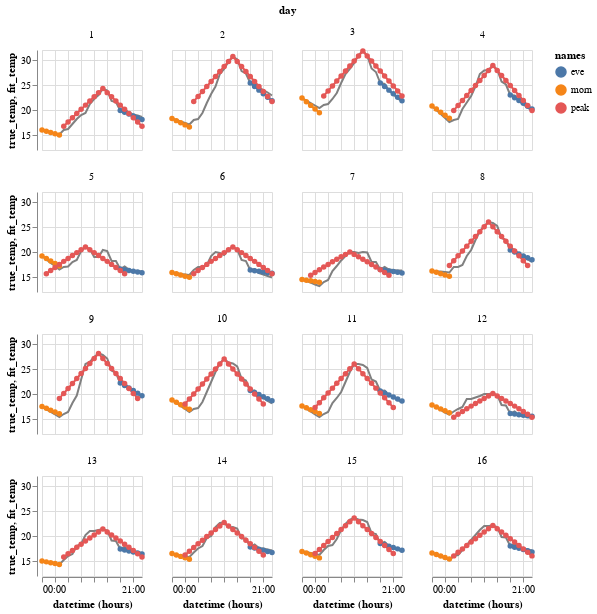

Write notebook code for a chart like this one.
### Code cell
plot_day_profile(profile)

### Figure 1 — Vega-Lite specification as saved in the notebook (floating-point values rounded to 4 significant figures; data arrays with more than 128 entries replaced by an {"elided": "..."} marker saying what was removed)
{"config": {"view": {"continuousWidth": 300, "continuousHeight": 300}}, "data": {"name": "data-b968374e8829b6fe5bcc4610ae571861"}, "facet": {"field": "day", "type": "quantitative"}, "spec": {"layer": [{"mark": {"type": "line"}, "encoding": {"color": {"value": "grey"}, "x": {"field": "datetime", "timeUnit": "hours", "type": "temporal"}, "y": {"field": "true_temp", "type": "quantitative"}}}, {"mark": {"type": "line", "point": true}, "encoding": {"color": {"field": "names", "type": "nominal"}, "x": {"field": "datetime", "timeUnit": "hours", "type": "temporal"}, "y": {"field": "fit_temp", "scale": {"zero": false}, "type": "quantitative"}}}], "height": 100, "width": 100}, "columns": 4, "$schema": "https://vega.github.io/schema/vega-lite/v5.20.1.json", "datasets": {"data-b968374e8829b6fe5bcc4610ae571861": {"elided": "480 records"}}}
